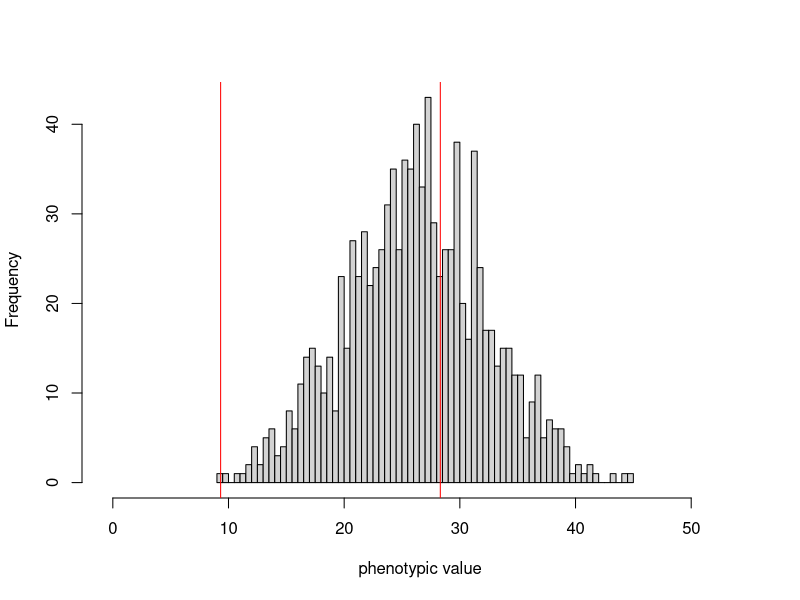
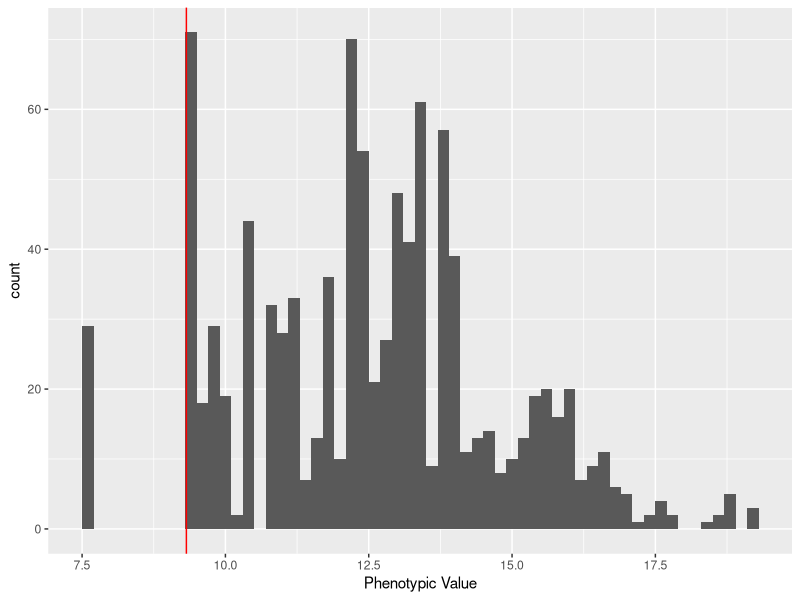
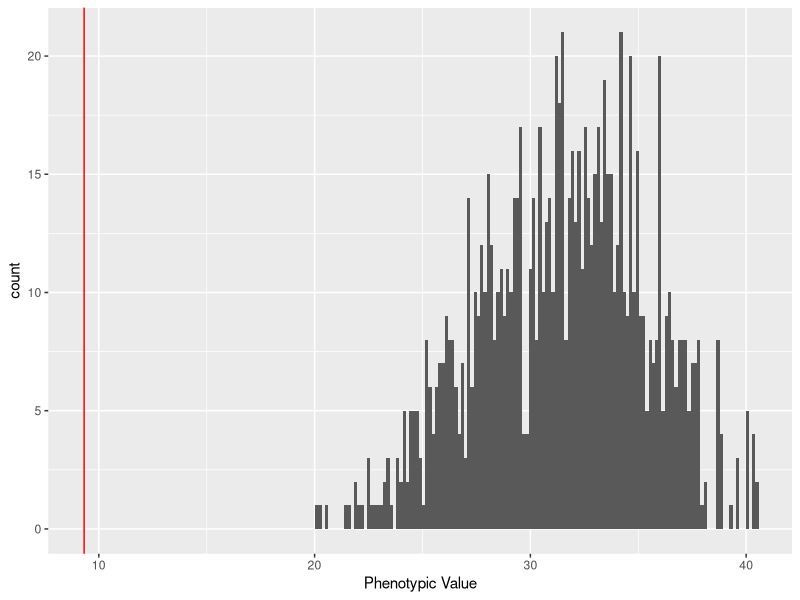
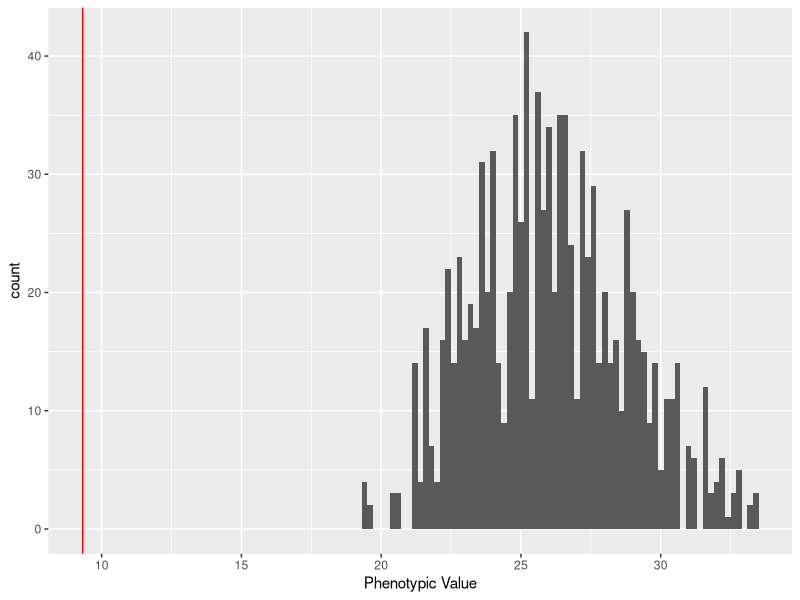
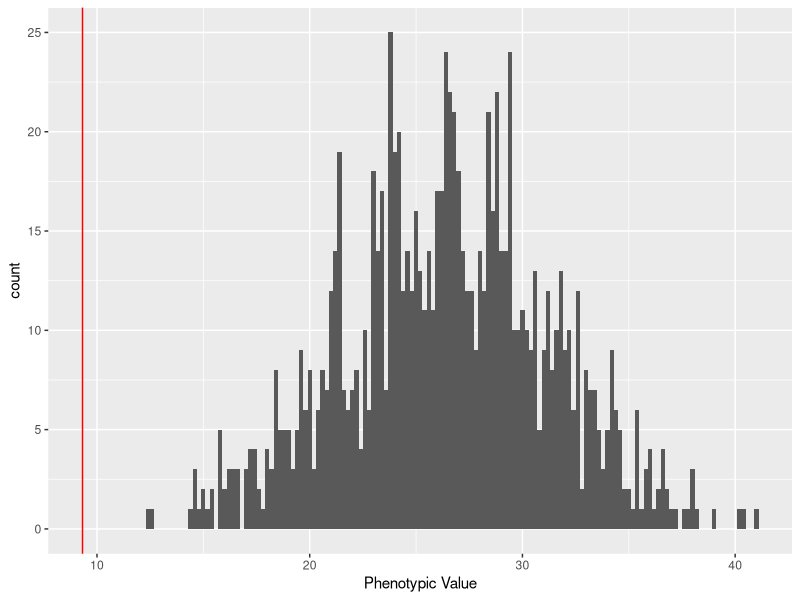
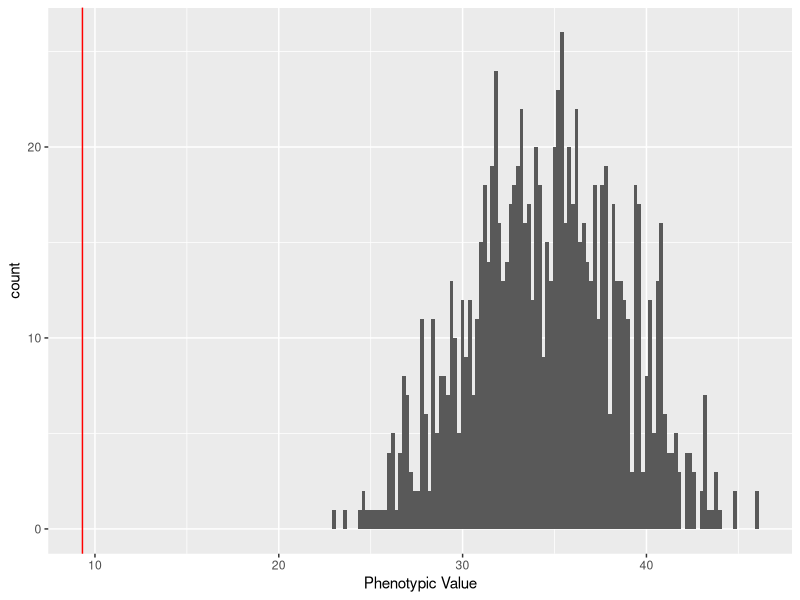
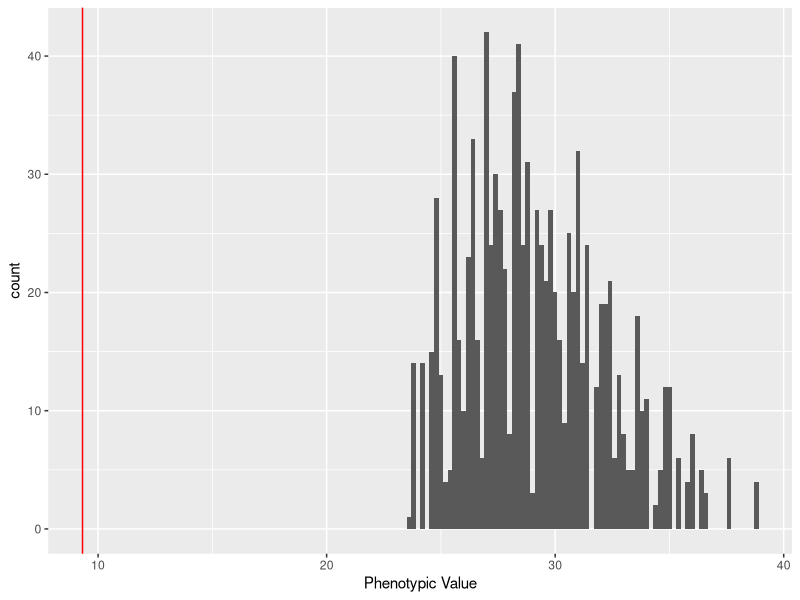

Here is the R script that generated these plots, in order:
## ---- chunk 1
set.seed(83942)
library(ggplot2)
library(dplyr)
library(stringr)
## ---- chunk 2
numloci<-10 #number of loci, feeblemindedness is a complex trait
eff<-rnorm(numloci,1.72,1) #effect size
eff
numind<-1000 #number of individuals to sample
high<-2*sum(replace(eff,eff<0,0))
low<-2*sum(replace(eff,eff>0,0))
genomat <- matrix(NA, nrow = numind, ncol = numloci + 1)
pheno_df <- data.frame(phenos = rep(NA, numind))
for(i in 1:numind){
   geno<-replicate(numloci,sum(sample(c(0,1),2,replace=T)))
   genomat[i, 1:10]<-geno
   genomat[i,11] <- geno %*% eff
   pheno_df$phenos[i] <- geno %*% eff
}
#parent distribution
hist(pheno_df$phenos,breaks = 100, main = '',xlab='phenotypic value',xlim=c(low-0.5,high+0.5))
abline(v=(9.319146), col='red')
abline(v=(28.311794), col='red')
 
sd <- sd(pheno_df$phenos)
sd
 
mean <- mean(pheno_df$phenos)
mean
## ---- chunk 3
genomat2 <- as.data.frame(genomat)
 
feeble <- genomat2 %>% #gives number of feeble minded individuals and phenotype
  filter(genomat2[,11] < (mean - 2*sd))

high_function <- genomat2 %>% #gives number of high functioning individuals and phenotype
  filter(genomat2[,11] > (mean + 2*sd))

normal <- genomat2 %>% #gives number of normal individuals and phenotype
  filter(genomat2[,11] < (mean + 2*sd), genomat2[,11] > (mean - 2*sd))
## ---- chunk 4
geno1 <- feeble[sample(nrow(feeble), numind,replace = TRUE),]
geno1<- as.data.frame(geno1)
geno1[geno1 == 0] <- 0
geno1[geno1 == 2] <- 2
geno1[geno1 == 1] <- sample(c(0,2), 1, prob = c(.5,.5), replace = TRUE)
geno1 <- geno1[,-11]

geno2 <- feeble[sample(nrow(feeble), numind,replace = TRUE), ]
geno2 <- as.data.frame(geno2)
geno2[geno2 == 0] <- 0
geno2[geno2 == 2] <- 2
geno2[geno2 == 1] <- sample(c(0,2), 1, prob = c(.5,.5), replace = TRUE)
geno2 <- geno2[,-11]

geno3 <- normal[sample(nrow(normal), numind,replace = TRUE),]
geno3 <- as.data.frame(geno3)
geno3[geno3 == 0] <- 0
geno3[geno3 == 2] <- 2
geno3[geno3 == 1] <- sample(c(0,2), 1, prob = c(.5,.5), replace = TRUE)
geno3 <- geno3[,-11]

geno4 <- normal[sample(nrow(normal), numind,replace = TRUE), ]
geno4 <- as.data.frame(geno4)
geno4[geno4 == 0] <- 0
geno4[geno4 == 2] <- 2
geno4[geno4 == 1] <- sample(c(0,2), 1, prob = c(.5,.5), replace = TRUE)
geno4 <- geno4[,-11]

geno5 <- high_function[sample(nrow(high_function), numind,replace = TRUE),]
geno5 <- as.data.frame(geno5)
geno5[geno5 == 0] <- 0
geno5[geno5 == 2] <- 2
geno5[geno5 == 1] <- sample(c(0,2), 1, prob = c(.5,.5), replace = TRUE)
geno5 <- geno5[,-11]

geno6 <- high_function[sample(nrow(high_function), numind,replace = TRUE), ]
geno6 <- as.data.frame(geno6)
geno6[geno6 == 0] <- 0
geno6[geno6 == 2] <- 2
geno6[geno6 == 1] <- sample(c(0,2), 1, prob = c(.5,.5), replace = TRUE)
geno6 <- geno6[,-11]
## ---- chunk 5
pheno_feeble_feeble <- data.frame(phenos = rep(NA, numind))
pheno_feeble_normal <- data.frame(phenos = rep(NA, numind))
pheno_feeble_high <- data.frame(phenos = rep(NA, numind))
pheno_normal_normal <- data.frame(phenos = rep(NA, numind))
pheno_normal_high <- data.frame(phenos = rep(NA, numind))
pheno_high_high <- data.frame(phenos = rep(NA, numind))
## ---- chunk 6
genokid_feeble_feeble <- matrix(rep(NA, numind*11), nrow = numind, ncol = numloci + 1)
genokid_feeble_normal <- matrix(rep(NA, numind*11), nrow = numind, ncol = numloci + 1)
genokid_feeble_high <- matrix(rep(NA, numind*11), nrow = numind, ncol = numloci + 1)
genokid_normal_normal <- matrix(rep(NA, numind*11), nrow = numind, ncol = numloci + 1)
genokid_normal_high <- matrix(rep(NA, numind*11), nrow = numind, ncol =  numloci + 1)
genokid_high_high <- matrix(rep(NA, numind*11), nrow = numind, ncol = numloci + 1)



genokid_feeble_feeble2 <- matrix(rep(NA, numind*11), nrow = numind, ncol = numloci + 1)
genokid_feeble_normal2 <- matrix(rep(NA, numind*11), nrow = numind, ncol = numloci + 1)
genokid_feeble_high2 <- matrix(rep(NA, numind*11), nrow = numind, ncol = numloci + 1)
genokid_normal_normal2 <- matrix(rep(NA, numind*11), nrow = numind, ncol = numloci + 1)
genokid_normal_high2 <- matrix(rep(NA, numind*11), nrow = numind, ncol =  numloci + 1)
genokid_high_high2 <- matrix(rep(NA, numind*11), nrow = numind, ncol = numloci + 1)
## ---- chunk 7
genokid_feeble_feeble <- geno1 + geno2
genokid_feeble_feeble[genokid_feeble_feeble == 0] <- 0
genokid_feeble_feeble[genokid_feeble_feeble == 2] <- 1
genokid_feeble_feeble[genokid_feeble_feeble == 4] <- 2
genokid_feeble_feeble2 <- as.matrix(genokid_feeble_feeble)
for(i in 1:numind){
   geno<-genokid_feeble_feeble2[i, 1:10]
   pheno_feeble_feeble$phenos[i] <- geno %*% eff
}
#pheno_feeble_feeble
#genokid_feeble_feeble

genokid_feeble_normal <- geno1 + geno3
genokid_feeble_normal[genokid_feeble_normal == 0] <- 0
genokid_feeble_normal[genokid_feeble_normal == 2] <- 1
genokid_feeble_normal[genokid_feeble_normal == 4] <- 2
genokid_feeble_normal2 <- as.matrix(genokid_feeble_normal)
for(i in 1:numind){
   geno<-genokid_feeble_normal2[i, 1:10]
   pheno_feeble_normal$phenos[i] <- geno %*% eff
}
#pheno_feeble_normal
#genokid_feeble_normal

genokid_feeble_high <- geno1 + geno5
genokid_feeble_high[genokid_feeble_high == 0] <- 0
genokid_feeble_high[genokid_feeble_high == 2] <- 1
genokid_feeble_high[genokid_feeble_high == 4] <- 2
genokid_feeble_high2 <- as.matrix(genokid_feeble_high)
for(i in 1:numind){
   geno<-genokid_feeble_high2[i, 1:10]
   pheno_feeble_high$phenos[i] <- geno %*% eff
}
#pheno_feeble_high

genokid_normal_normal <- geno3 + geno4
genokid_normal_normal[genokid_normal_normal == 0] <- 0
genokid_normal_normal[genokid_normal_normal == 2] <- 1
genokid_normal_normal[genokid_normal_normal == 4] <- 2
genokid_normal_normal2 <- as.matrix(genokid_normal_normal)
for(i in 1:numind){
   geno<-genokid_normal_normal2[i, 1:10]
   pheno_normal_normal$phenos[i] <- geno %*% eff
}
#pheno_normal_normal 

genokid_normal_high <- geno3 + geno5
genokid_normal_high[genokid_normal_high == 0] <- 0
genokid_normal_high[genokid_normal_high == 2] <- 1
genokid_normal_high[genokid_normal_high == 4] <- 2
genokid_normal_high2 <- as.matrix(genokid_normal_high)
for(i in 1:numind){
   geno<-genokid_normal_high2[i, 1:10]
   pheno_normal_high$phenos[i] <- geno %*% eff
}
#pheno_normal_high 

genokid_high_high <- geno5 + geno6
genokid_high_high[genokid_high_high == 0] <- 0
genokid_high_high[genokid_high_high == 2] <- 1
genokid_high_high[genokid_high_high == 4] <- 2
genokid_high_high2 <- as.matrix(genokid_high_high)
for(i in 1:numind){
   geno<-genokid_high_high2[i, 1:10]
   pheno_high_high$phenos[i] <- geno %*% eff
}
#pheno_high_high
## ---- chunk 8
ggplot(data = pheno_feeble_feeble, aes(x = pheno_feeble_feeble$phenos)) +
  geom_histogram(binwidth =.2) +
  geom_vline(xintercept = 9.319146, color = "red") +
  xlab("Phenotypic Value")

below_sd_ff <- c()
for (i in pheno_feeble_feeble$phenos){
  if (i <= (9.319146))
    below_sd_ff <- c(below_sd_ff, i)
}
prop_ff <- length(below_sd_ff) / numind
prop_ff
## ---- chunk 9
ggplot(data = pheno_feeble_normal, aes(x = pheno_feeble_normal$phenos)) +
  geom_histogram(binwidth =.15) +
  geom_vline(xintercept = 9.319146, color = "red") +
  xlab("Phenotypic Value")

below_sd_fn <- c()
for (i in pheno_feeble_normal$phenos){
  if (i <= (9.319146))
    below_sd_fn <- c(below_sd_fn, i)
}
prop_fn <- length(below_sd_fn) / numind
prop_fn
## ---- chunk 10
ggplot(data = pheno_feeble_high, aes(x = pheno_feeble_high$phenos)) +
  geom_histogram(binwidth =.2) +
  geom_vline(xintercept = 9.319146, color = "red") +
  xlab("Phenotypic Value")

below_sd_fh <- c()
for (i in pheno_feeble_high$phenos){
  if (i <= (9.319146))
    below_sd_fh <- c(below_sd_fh, i)
}
prop_fh <- length(below_sd_fh) / numind
prop_fh
## ---- chunk 11
ggplot(data = pheno_normal_normal, aes(x = pheno_normal_normal$phenos)) +
  geom_histogram(binwidth =.2) +
  geom_vline(xintercept = 9.319146, color = "red") +
  xlab("Phenotypic Value")

below_sd_nn <- c()
for (i in pheno_normal_normal$phenos){
  if (i <= (9.319146))
    below_sd_nn <- c(below_sd_nn, i)
}
prop_nn <- length(below_sd_nn) / numind
prop_nn
## ---- chunk 12
ggplot(data = pheno_normal_high, aes(x = pheno_normal_high$phenos)) +
  geom_histogram(binwidth =.2) +
  geom_vline(xintercept = 9.319146, color = "red") +
  xlab("Phenotypic Value")

below_sd_nh <- c()
for (i in pheno_normal_high$phenos){
  if (i <= (9.319146))
    below_sd_nh <- c(below_sd_nh, i)
}
prop_nh <- length(below_sd_nh) / numind
prop_nh
## ---- chunk 13
ggplot(data = pheno_high_high, aes(x = pheno_high_high$phenos)) +
  geom_histogram(binwidth =.2) +
  geom_vline(xintercept = 9.319146, color = "red") +
  xlab("Phenotypic Value")

below_sd_hh <- c()
for (i in pheno_high_high$phenos){
  if (i <= (9.319146))
    below_sd_hh <- c(below_sd_hh, i)
}
prop_hh <- length(below_sd_hh) / numind
prop_hh
## ---- chunk 14
#probability of child being feebleminded given that one parent is feebleminded

probability_kid1 <- prop_fh + prop_fn + prop_ff
probability_kid1

#not actually one, but very close because we have been using discrete values
## ---- chunk 15
#probability of one parent being feebleminded given that their child is feebleminded

probability_parent <- (prop_fh + prop_fn + prop_ff) / (prop_ff + prop_hh + prop_nh + prop_nn + prop_fh + prop_fn)
probability_parent
